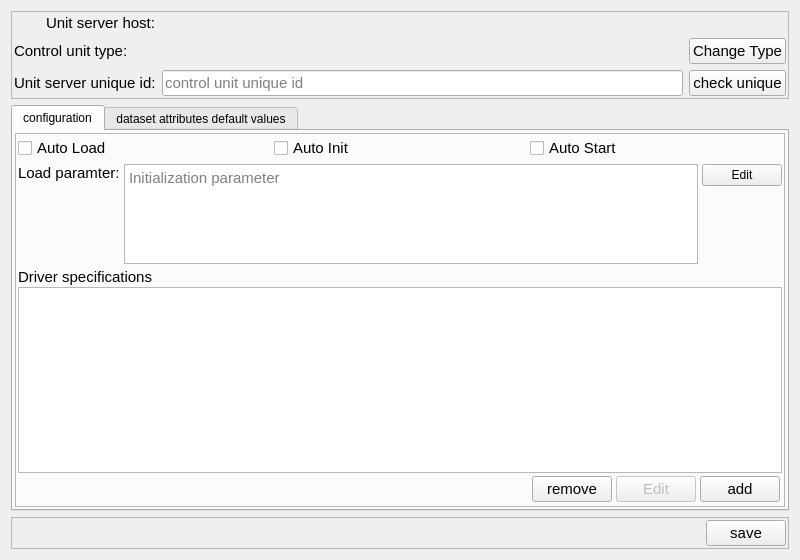
<?xml version="1.0" encoding="UTF-8"?>
<ui version="4.0">
 <class>ControUnitInstanceEditor</class>
 <widget class="QWidget" name="ControUnitInstanceEditor">
  <property name="geometry">
   <rect>
    <x>0</x>
    <y>0</y>
    <width>800</width>
    <height>560</height>
   </rect>
  </property>
  <property name="minimumSize">
   <size>
    <width>800</width>
    <height>560</height>
   </size>
  </property>
  <property name="windowTitle">
   <string>Form</string>
  </property>
  <layout class="QVBoxLayout" name="verticalLayout_2">
   <item>
    <widget class="QFrame" name="frame">
     <property name="frameShape">
      <enum>QFrame::StyledPanel</enum>
     </property>
     <property name="frameShadow">
      <enum>QFrame::Raised</enum>
     </property>
     <layout class="QHBoxLayout" name="horizontalLayout">
      <property name="leftMargin">
       <number>2</number>
      </property>
      <property name="topMargin">
       <number>2</number>
      </property>
      <property name="rightMargin">
       <number>2</number>
      </property>
      <property name="bottomMargin">
       <number>2</number>
      </property>
      <item>
       <layout class="QGridLayout" name="gridLayout">
        <item row="0" column="0" alignment="Qt::AlignRight|Qt::AlignVCenter">
         <widget class="QLabel" name="label">
          <property name="sizePolicy">
           <sizepolicy hsizetype="Minimum" vsizetype="Minimum">
            <horstretch>0</horstretch>
            <verstretch>0</verstretch>
           </sizepolicy>
          </property>
          <property name="font">
           <font>
            <pointsize>11</pointsize>
           </font>
          </property>
          <property name="text">
           <string>Unit server host:</string>
          </property>
         </widget>
        </item>
        <item row="2" column="0" alignment="Qt::AlignRight|Qt::AlignVCenter">
         <widget class="QLabel" name="label_3">
          <property name="font">
           <font>
            <pointsize>11</pointsize>
           </font>
          </property>
          <property name="text">
           <string>Unit server unique id:</string>
          </property>
         </widget>
        </item>
        <item row="0" column="2" alignment="Qt::AlignLeft|Qt::AlignVCenter">
         <widget class="QLabel" name="labelUnitServer">
          <property name="sizePolicy">
           <sizepolicy hsizetype="Expanding" vsizetype="Minimum">
            <horstretch>0</horstretch>
            <verstretch>0</verstretch>
           </sizepolicy>
          </property>
          <property name="minimumSize">
           <size>
            <width>203</width>
            <height>13</height>
           </size>
          </property>
          <property name="maximumSize">
           <size>
            <width>203</width>
            <height>16777215</height>
           </size>
          </property>
          <property name="font">
           <font>
            <pointsize>11</pointsize>
            <weight>75</weight>
            <bold>true</bold>
           </font>
          </property>
          <property name="text">
           <string/>
          </property>
         </widget>
        </item>
        <item row="2" column="2" alignment="Qt::AlignVCenter">
         <widget class="QLineEdit" name="lineEditControlUnitUniqueID">
          <property name="font">
           <font>
            <pointsize>11</pointsize>
           </font>
          </property>
          <property name="placeholderText">
           <string>control unit unique id</string>
          </property>
         </widget>
        </item>
        <item row="1" column="0">
         <widget class="QLabel" name="label_4">
          <property name="font">
           <font>
            <pointsize>11</pointsize>
           </font>
          </property>
          <property name="text">
           <string>Control unit type:</string>
          </property>
         </widget>
        </item>
        <item row="1" column="2">
         <widget class="QLabel" name="labelControlUnitType">
          <property name="sizePolicy">
           <sizepolicy hsizetype="Expanding" vsizetype="Minimum">
            <horstretch>0</horstretch>
            <verstretch>0</verstretch>
           </sizepolicy>
          </property>
          <property name="minimumSize">
           <size>
            <width>203</width>
            <height>13</height>
           </size>
          </property>
          <property name="maximumSize">
           <size>
            <width>203</width>
            <height>20</height>
           </size>
          </property>
          <property name="font">
           <font>
            <pointsize>11</pointsize>
            <weight>75</weight>
            <bold>true</bold>
           </font>
          </property>
          <property name="text">
           <string/>
          </property>
         </widget>
        </item>
        <item row="1" column="3">
         <widget class="QPushButton" name="pushButtonChooseControlUnitType">
          <property name="sizePolicy">
           <sizepolicy hsizetype="Minimum" vsizetype="Fixed">
            <horstretch>0</horstretch>
            <verstretch>0</verstretch>
           </sizepolicy>
          </property>
          <property name="font">
           <font>
            <pointsize>11</pointsize>
           </font>
          </property>
          <property name="text">
           <string>Change Type</string>
          </property>
         </widget>
        </item>
        <item row="2" column="3">
         <widget class="QPushButton" name="pushButtonCheckUniqueID">
          <property name="font">
           <font>
            <pointsize>11</pointsize>
           </font>
          </property>
          <property name="text">
           <string>check unique</string>
          </property>
         </widget>
        </item>
       </layout>
      </item>
     </layout>
    </widget>
   </item>
   <item>
    <widget class="QTabWidget" name="tabWidget">
     <property name="tabPosition">
      <enum>QTabWidget::North</enum>
     </property>
     <property name="currentIndex">
      <number>0</number>
     </property>
     <property name="usesScrollButtons">
      <bool>true</bool>
     </property>
     <widget class="QWidget" name="tabControlUnitParamter">
      <attribute name="title">
       <string>configuration</string>
      </attribute>
      <layout class="QHBoxLayout" name="horizontalLayout_3">
       <property name="leftMargin">
        <number>2</number>
       </property>
       <property name="topMargin">
        <number>2</number>
       </property>
       <property name="rightMargin">
        <number>2</number>
       </property>
       <property name="bottomMargin">
        <number>2</number>
       </property>
       <item>
        <widget class="QFrame" name="frame_2">
         <property name="frameShape">
          <enum>QFrame::StyledPanel</enum>
         </property>
         <property name="frameShadow">
          <enum>QFrame::Raised</enum>
         </property>
         <layout class="QVBoxLayout" name="verticalLayout" stretch="0,0,5">
          <property name="spacing">
           <number>4</number>
          </property>
          <property name="leftMargin">
           <number>2</number>
          </property>
          <property name="topMargin">
           <number>2</number>
          </property>
          <property name="rightMargin">
           <number>2</number>
          </property>
          <property name="bottomMargin">
           <number>2</number>
          </property>
          <item>
           <layout class="QHBoxLayout" name="horizontalLayout_6">
            <property name="spacing">
             <number>4</number>
            </property>
            <item>
             <widget class="QCheckBox" name="checkBoxAutoLoad">
              <property name="font">
               <font>
                <pointsize>11</pointsize>
               </font>
              </property>
              <property name="text">
               <string>Auto Load</string>
              </property>
             </widget>
            </item>
            <item>
             <widget class="QCheckBox" name="checkBoxAutoInit">
              <property name="font">
               <font>
                <pointsize>11</pointsize>
               </font>
              </property>
              <property name="text">
               <string>Auto Init</string>
              </property>
             </widget>
            </item>
            <item>
             <widget class="QCheckBox" name="checkBoxAutoStart">
              <property name="font">
               <font>
                <pointsize>11</pointsize>
               </font>
              </property>
              <property name="text">
               <string>Auto Start</string>
              </property>
             </widget>
            </item>
           </layout>
          </item>
          <item>
           <layout class="QHBoxLayout" name="horizontalLayoutLoadParameter">
            <property name="sizeConstraint">
             <enum>QLayout::SetDefaultConstraint</enum>
            </property>
            <item alignment="Qt::AlignRight|Qt::AlignTop">
             <widget class="QLabel" name="labelLoadParameter">
              <property name="font">
               <font>
                <pointsize>11</pointsize>
               </font>
              </property>
              <property name="text">
               <string>Load paramter:</string>
              </property>
             </widget>
            </item>
            <item>
             <widget class="QTextEdit" name="textEditLoadParameter">
              <property name="sizePolicy">
               <sizepolicy hsizetype="Expanding" vsizetype="Minimum">
                <horstretch>0</horstretch>
                <verstretch>0</verstretch>
               </sizepolicy>
              </property>
              <property name="maximumSize">
               <size>
                <width>16777215</width>
                <height>100</height>
               </size>
              </property>
              <property name="font">
               <font>
                <pointsize>11</pointsize>
               </font>
              </property>
              <property name="placeholderText">
               <string>Initialization parameter</string>
              </property>
             </widget>
            </item>
            <item alignment="Qt::AlignTop">
             <widget class="QPushButton" name="pushButton">
              <property name="text">
               <string>Edit</string>
              </property>
             </widget>
            </item>
           </layout>
          </item>
          <item>
           <layout class="QVBoxLayout" name="verticalLayoutDriverSpecification" stretch="0,1,0">
            <property name="spacing">
             <number>1</number>
            </property>
            <item>
             <widget class="QLabel" name="label_7">
              <property name="font">
               <font>
                <pointsize>11</pointsize>
               </font>
              </property>
              <property name="text">
               <string>Driver specifications</string>
              </property>
             </widget>
            </item>
            <item>
             <widget class="QTableView" name="tableViewDriverSpecification">
              <property name="font">
               <font>
                <pointsize>11</pointsize>
               </font>
              </property>
              <property name="editTriggers">
               <set>QAbstractItemView::NoEditTriggers</set>
              </property>
              <property name="selectionMode">
               <enum>QAbstractItemView::MultiSelection</enum>
              </property>
              <property name="selectionBehavior">
               <enum>QAbstractItemView::SelectRows</enum>
              </property>
              <attribute name="horizontalHeaderDefaultSectionSize">
               <number>20</number>
              </attribute>
              <attribute name="horizontalHeaderMinimumSectionSize">
               <number>20</number>
              </attribute>
              <attribute name="verticalHeaderDefaultSectionSize">
               <number>20</number>
              </attribute>
             </widget>
            </item>
            <item>
             <layout class="QHBoxLayout" name="horizontalLayoutDriverControl">
              <property name="spacing">
               <number>4</number>
              </property>
              <property name="leftMargin">
               <number>2</number>
              </property>
              <property name="topMargin">
               <number>2</number>
              </property>
              <property name="rightMargin">
               <number>2</number>
              </property>
              <property name="bottomMargin">
               <number>2</number>
              </property>
              <item>
               <spacer name="horizontalSpacer_2">
                <property name="orientation">
                 <enum>Qt::Horizontal</enum>
                </property>
                <property name="sizeHint" stdset="0">
                 <size>
                  <width>40</width>
                  <height>20</height>
                 </size>
                </property>
               </spacer>
              </item>
              <item>
               <widget class="QPushButton" name="pushButtonDeleteDriverDescription">
                <property name="font">
                 <font>
                  <pointsize>11</pointsize>
                 </font>
                </property>
                <property name="text">
                 <string>remove</string>
                </property>
               </widget>
              </item>
              <item>
               <widget class="QPushButton" name="pushButtonEditDriverDescription">
                <property name="enabled">
                 <bool>false</bool>
                </property>
                <property name="font">
                 <font>
                  <pointsize>11</pointsize>
                 </font>
                </property>
                <property name="text">
                 <string>Edit</string>
                </property>
               </widget>
              </item>
              <item>
               <widget class="QPushButton" name="pushButtonAddDriverDescription">
                <property name="font">
                 <font>
                  <pointsize>11</pointsize>
                 </font>
                </property>
                <property name="text">
                 <string>add</string>
                </property>
               </widget>
              </item>
             </layout>
            </item>
           </layout>
          </item>
         </layout>
        </widget>
       </item>
      </layout>
     </widget>
     <widget class="QWidget" name="tabDatasetDefaultValue">
      <attribute name="title">
       <string>dataset attributes default values</string>
      </attribute>
      <layout class="QVBoxLayout" name="verticalLayout_4">
       <property name="leftMargin">
        <number>2</number>
       </property>
       <property name="topMargin">
        <number>2</number>
       </property>
       <property name="rightMargin">
        <number>2</number>
       </property>
       <property name="bottomMargin">
        <number>2</number>
       </property>
       <item>
        <widget class="QFrame" name="frame_4">
         <property name="frameShape">
          <enum>QFrame::StyledPanel</enum>
         </property>
         <property name="frameShadow">
          <enum>QFrame::Raised</enum>
         </property>
         <layout class="QVBoxLayout" name="verticalLayout_3">
          <property name="spacing">
           <number>2</number>
          </property>
          <property name="leftMargin">
           <number>2</number>
          </property>
          <property name="topMargin">
           <number>2</number>
          </property>
          <property name="rightMargin">
           <number>2</number>
          </property>
          <property name="bottomMargin">
           <number>2</number>
          </property>
          <item>
           <widget class="QTableView" name="tableViewDatasetAttributes">
            <property name="font">
             <font>
              <pointsize>11</pointsize>
             </font>
            </property>
            <property name="editTriggers">
             <set>QAbstractItemView::NoEditTriggers</set>
            </property>
            <property name="selectionMode">
             <enum>QAbstractItemView::MultiSelection</enum>
            </property>
            <property name="selectionBehavior">
             <enum>QAbstractItemView::SelectRows</enum>
            </property>
            <attribute name="horizontalHeaderMinimumSectionSize">
             <number>20</number>
            </attribute>
            <attribute name="verticalHeaderDefaultSectionSize">
             <number>20</number>
            </attribute>
           </widget>
          </item>
          <item>
           <layout class="QHBoxLayout" name="horizontalLayout_5">
            <property name="spacing">
             <number>4</number>
            </property>
            <item>
             <spacer name="horizontalSpacer_3">
              <property name="orientation">
               <enum>Qt::Horizontal</enum>
              </property>
              <property name="sizeHint" stdset="0">
               <size>
                <width>40</width>
                <height>20</height>
               </size>
              </property>
             </spacer>
            </item>
            <item>
             <widget class="QPushButton" name="pushButtonRemoveAttribute">
              <property name="font">
               <font>
                <pointsize>11</pointsize>
               </font>
              </property>
              <property name="text">
               <string>remove</string>
              </property>
             </widget>
            </item>
            <item>
             <widget class="QPushButton" name="pushButtonEditAttribute">
              <property name="font">
               <font>
                <pointsize>11</pointsize>
               </font>
              </property>
              <property name="text">
               <string>edit</string>
              </property>
             </widget>
            </item>
            <item>
             <widget class="QPushButton" name="pushButtonAddAttribute">
              <property name="font">
               <font>
                <pointsize>11</pointsize>
               </font>
              </property>
              <property name="text">
               <string>add</string>
              </property>
             </widget>
            </item>
           </layout>
          </item>
         </layout>
        </widget>
       </item>
      </layout>
     </widget>
    </widget>
   </item>
   <item>
    <widget class="QFrame" name="frame_3">
     <property name="frameShape">
      <enum>QFrame::StyledPanel</enum>
     </property>
     <property name="frameShadow">
      <enum>QFrame::Raised</enum>
     </property>
     <layout class="QHBoxLayout" name="horizontalLayout_4">
      <property name="spacing">
       <number>4</number>
      </property>
      <property name="leftMargin">
       <number>2</number>
      </property>
      <property name="topMargin">
       <number>2</number>
      </property>
      <property name="rightMargin">
       <number>2</number>
      </property>
      <property name="bottomMargin">
       <number>2</number>
      </property>
      <item>
       <spacer name="horizontalSpacer">
        <property name="orientation">
         <enum>Qt::Horizontal</enum>
        </property>
        <property name="sizeHint" stdset="0">
         <size>
          <width>40</width>
          <height>20</height>
         </size>
        </property>
       </spacer>
      </item>
      <item>
       <widget class="QPushButton" name="pushButtonSaveInstance">
        <property name="font">
         <font>
          <pointsize>11</pointsize>
         </font>
        </property>
        <property name="text">
         <string>save</string>
        </property>
        <property name="default">
         <bool>false</bool>
        </property>
       </widget>
      </item>
     </layout>
    </widget>
   </item>
  </layout>
 </widget>
 <resources/>
 <connections/>
</ui>
